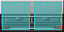

A 2D game scene composited from a Tiled map and its tileset images. What follows is a short description and the map's XML, with each tile layer's data collapsed to a summary:
An orthogonal 2x1 tile map with 32x32 px tiles, 2 tile layers (objects, collision), 1 hidden layer not drawn, 6 tilesets.

<map version="1.0" orientation="orthogonal" width="2" height="1" tilewidth="32" tileheight="32">
 <tileset firstgid="1" name="furniture-modern" tilewidth="32" tileheight="32">
  <image source="../maps/graphics/tiles/furniture-modern.png" width="512" height="512" />
 </tileset>
 <tileset firstgid="257" name="furniture-placement" tilewidth="32" tileheight="32">
  <image source="../maps/graphics/tiles/furniture-placement.png" width="64" height="64" />
  <tile id="2">
   <properties>
    <property name="constraint" value="ground" />
   </properties>
  </tile>
  <tile id="3">
   <properties>
    <property name="constraint" value="wall" />
   </properties>
  </tile>
 </tileset>
 <tileset firstgid="261" name="collision" tilewidth="32" tileheight="32">
  <image source="../maps/graphics/tiles/collision.png" width="64" height="32" />
  <tile id="0">
   <properties>
    <property name="collision" value="short" />
   </properties>
  </tile>
 </tileset>
 <tileset firstgid="263" name="furniture-lab" tilewidth="32" tileheight="32">
  <image source="../maps/graphics/tiles/furniture-lab.png" width="512" height="512" />
 </tileset>
 <tileset firstgid="519" name="future-obj3" tilewidth="32" tileheight="32">
  <image source="../image-atlases/future-obj3.png" width="512" height="512" />
 </tileset>
 <tileset firstgid="775" name="future-obj4" tilewidth="32" tileheight="32">
  <image source="../image-atlases/future-obj4.png" width="512" height="512" />
 </tileset>
 <layer name="objects" width="2" height="1">
  <data>[2 cells, 2 non-empty, 2 distinct tile ids]</data>
 </layer>
 <layer name="constraints" width="2" height="1" visible="0">
  <data>[2 cells, 2 non-empty, 1 distinct tile ids]</data>
 </layer>
 <layer name="collision" width="2" height="1">
  <data>[2 cells, 2 non-empty, 1 distinct tile ids]</data>
 </layer>
</map>
